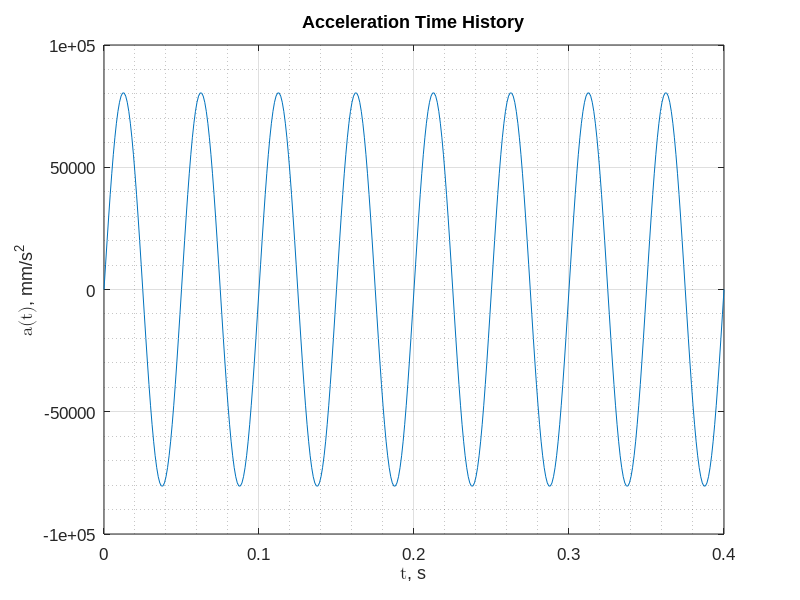
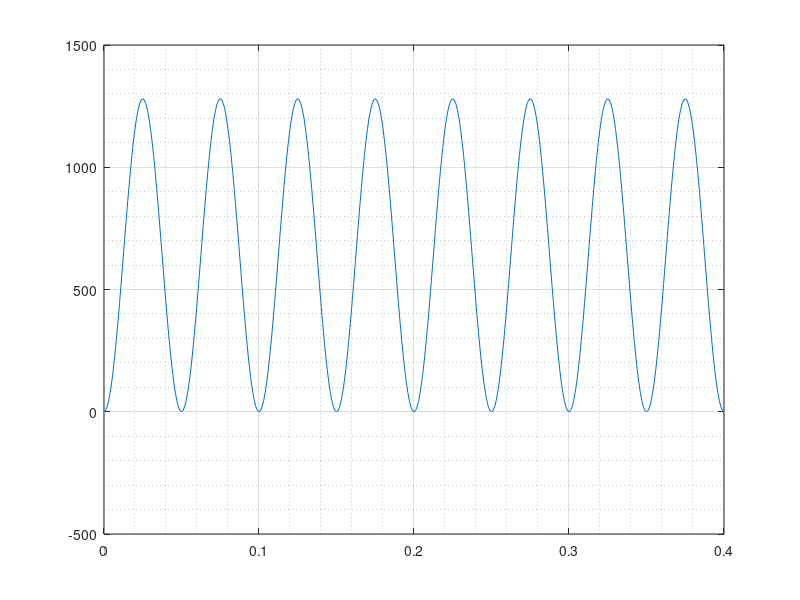
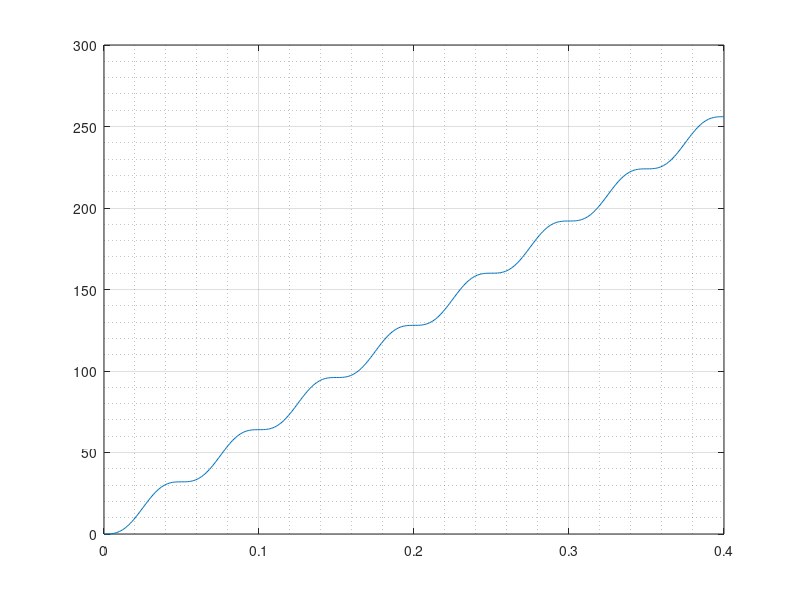
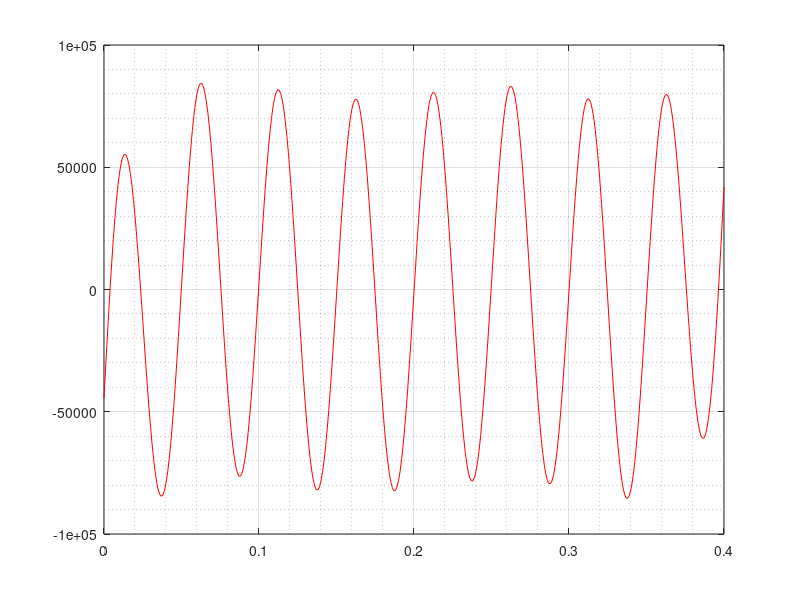

Write the MATLAB code that produced these figures, in order.
clear all
format longeng

dt = 1e-03 ;
T = 0.4 ;
t = 0:dt:T ;
NT = length(t) ;
N = 8 ; % approximation order = N - 1

d2u = zeros(1,NT) ;
for i = 1:NT
    d2u(i) = 5.1 * (40 * pi)^2 * sin(40 * pi * t(i)) ;
end

% folder = 'ChiChi' ;
% data = 'RSN1204_CHICHI_CHY039-E' ;
% [d2u,dt,NT] = readPEER(folder,cat(2,data,'.AT2')) ;
% d2u = d2u * 981 ; % convert from gs to cm/s^2
% realV = readPEER(folder,cat(2,data,'.VT2')) ;
% realD = readPEER(folder,cat(2,data,'.DT2')) ;
% 
% d2u = cat(2,0,transpose(d2u)) ; NT = NT + 1 ;
% realV = cat(2,0,transpose(realV)) ;
% realD = cat(2,0,transpose(realD)) ;
% T = dt * (NT - 1) ;
% t = 0:dt:T ;
% N = 4 ; % approximation order = N - 1
% 
% %%%%%%%%%%%%%
% T = 76.17 ;
% t0 = 26 ;
% 
% istart = t0 / dt + 1;
% iend = T / dt + 1 ;
% NT = iend - istart + 1 ;
% 
% d2u = d2u(istart:iend);
% t = 0:dt:T-t0;
% %%%%%%%%%%%%%

beta = 1 / 4 ;
gamma = 1 / 2 ;

du = zeros(1,NT) ;
u = zeros(1,NT) ;
for i = 1:NT-1
    du(i+1) = du(i) + (1 - gamma) * dt * d2u(i) + gamma * dt * d2u(i+1) ;
    u(i+1) = u(i) + dt * du(i) + (1 / 2 - beta) * dt^2 * d2u(i) + beta * dt^2 * d2u(i+1) ;
end

figure(1)
plot(t,d2u)
hold on
set(gca,'fontname','arial','fontsize',12)
title('Acceleration Time History')
ylabel ('\fontname{cambria math}{\ita}({\itt})\fontname{arial}, mm/s^{2}')
xlabel ('\fontname{cambria math}{\itt}\fontname{arial}, s')
grid on
grid minor

figure(2)
plot(t,du)
grid on
grid minor

figure(3)
plot(t,u)
grid on
grid minor

K = zeros(N,N) ;
for k = 1:N
    for j = 1:N
        K(k,j) = (j + 1) * T^(k + j + 1) / (k + j + 1) ;
    end
end

I = zeros(N,1) ; i = 1 ;
while i <= NT-1
    for k = 1:N
        I(k) = I(k) + dt * t(i)^k * du(i) ...
                    + (1 / 2 - beta) * dt^2 * (t(i)^k * d2u(i) + k * t(i)^(k - 1) * du(i)) ...
                    + beta * dt^2 * (t(i+1)^k * d2u(i+1) + k * t(i+1)^(k - 1) * du(i+1)) ;
    end, i = i + 1 ;
end
C = gmres(K,I) ;

d2P = zeros(1,NT) ; dP = zeros(1,NT) ; P = zeros(1,NT) ;
d2uStar = zeros(1,NT) ; duStar = zeros(1,NT) ; uStar = zeros(1,NT) ;
for i = 1:NT
    for k = 1:N
        d2P(i) = d2P(i) + (k * k + k) * C(k) * t(i)^(k-1) ;
        dP(i) = dP(i) + (k + 1) * C(k) * t(i)^k ;
        P(i) = P(i) + C(k) * t(i)^(k+1) ;
    end
    d2uStar(i) = d2u(i) - d2P(i) ;
    duStar(i) = du(i) - dP(i) ;
    uStar(i) = u(i) - P(i) ;
end

figure(4)
plot(t,d2uStar,'color',[1 0 0])
grid on
grid minor

figure(5)
plot(t,duStar,'color',[1 0 0])
hold on
set(gca,'fontname','arial','fontsize',12)
title('Adjusted Velocity Time History')
ylabel ('\fontname{cambria math}{\itv^{*}}({\itt})\fontname{arial}, mm/s')
xlabel ('\fontname{cambria math}{\itt}\fontname{arial}, s')
grid on
grid minor

figure(6)
plot(t,uStar,'color',[1 0 0])
hold on
set(gca,'fontname','arial','fontsize',12)
title('Adjusted Displacement Time History')
ylabel ('\fontname{cambria math}{\ity^{*}}({\itt})\fontname{arial}, mm')
xlabel ('\fontname{cambria math}{\itt}\fontname{arial}, s')
grid on
grid minor

%// Apply a second fit polynomial to displacement
KStar = zeros(N,N) ;
for k = 1:N
    for j = 1:N
        KStar(k,j) = T^(k + j + 3) / (k + j + 3) ;
    end
end

IStar = zeros(N,1) ; i = 1 ;
while i <= NT-1
    for k = 1:N
        IStar(k) = IStar(k) + dt * (t(i+1)^(k+1) * uStar(i+1) + t(i)^(k+1) * uStar(i)) ;
    end, i = i + 1 ;
end, IStar = IStar / 2 ;

CStar = gmres(KStar,IStar) ;

d2PStar = zeros(1,NT) ; dPStar = zeros(1,NT) ; PStar = zeros(1,NT) ;
d2uStar2 = zeros(1,NT) ; duStar2 = zeros(1,NT) ; uStar2 = zeros(1,NT) ;
for i = 1:NT
    for k = 1:N
        d2PStar(i) = d2PStar(i) + (k * k + k) * CStar(k) * t(i)^(k-1) ;
        dPStar(i) = dPStar(i) + (k + 1) * CStar(k) * t(i)^k ;
        PStar(i) = PStar(i) + CStar(k) * t(i)^(k+1) ;
    end
    d2uStar2(i) = d2uStar(i) - d2PStar(i) ;
    duStar2(i) = duStar(i) - dPStar(i) ;
    uStar2(i) = uStar(i) - PStar(i) ;
end

figure(7)
plot(t,d2uStar2,'color',[0 1 0])
grid on
grid minor

figure(8)
plot(t,duStar2,'color',[0 1 0])
grid on
grid minor

figure(9)
plot(t,uStar2,'color',[0 1 0])
grid on
grid minor